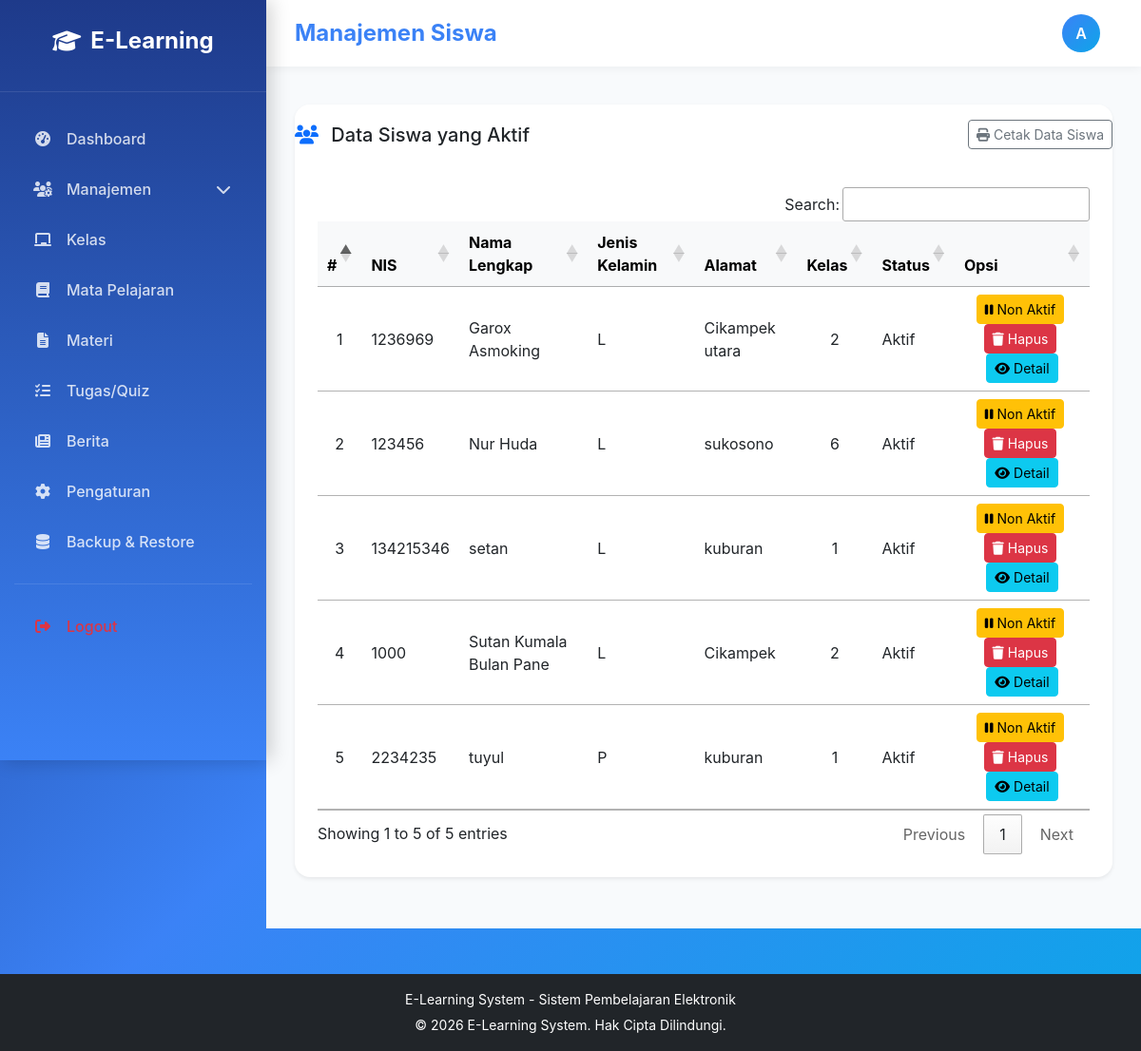
The app's page /admin/dashboard_new.php?page=siswa (signed in) with its own data.
### tables this page shows
CREATE TABLE `tb_siswa` (
  `id_siswa` int NOT NULL AUTO_INCREMENT,
  `nis` varchar(20) NOT NULL,
  `nama_lengkap` varchar(50) NOT NULL,
  `tempat_lahir` varchar(20) NOT NULL,
  `tgl_lahir` date NOT NULL,
  `jenis_kelamin` enum('L','P') NOT NULL,
  `agama` varchar(20) NOT NULL,
  `nama_ayah` varchar(50) NOT NULL,
  `nama_ibu` varchar(50) NOT NULL,
  `no_telp` varchar(15) NOT NULL,
  `email` varchar(100) NOT NULL,
  `alamat` mediumtext NOT NULL,
  `id_kelas` varchar(5) NOT NULL,
  `thn_masuk` int NOT NULL,
  `foto` varchar(100) DEFAULT NULL,
  `username` varchar(40) NOT NULL,
  `password` varchar(40) NOT NULL,
  `pass` varchar(40) NOT NULL,
  `status` enum('aktif','tidak aktif') NOT NULL,
  PRIMARY KEY (`id_siswa`)
);

CREATE TABLE `tb_kelas` (
  `id_kelas` int NOT NULL AUTO_INCREMENT,
  `nama_kelas` varchar(50) NOT NULL,
  `ruang` varchar(20) NOT NULL,
  `wali_kelas` int DEFAULT NULL,
  `ketua_kelas` int DEFAULT NULL,
  PRIMARY KEY (`id_kelas`)
);

### admin/inc/siswa_modal.php (the view, shortened to what this page needs)
<?php
if(@$_GET['action'] == 'hapus') {
    $id = @$_GET['id'];
    mysqli_query($db, "DELETE FROM tb_siswa WHERE id_siswa = '$id'") or die ($db->error);
    echo "<script>autoSuccess('Data berhasil dihapus!'); setTimeout(function(){ window.location='?page=siswa'; }, 1500);</script>";
} else if(@$_GET['action'] == 'nonaktifkan') {
    $id = @$_GET['id'];
    mysqli_query($db, "UPDATE tb_siswa SET status = 'tidak aktif' WHERE id_siswa = '$id'") or die ($db->error);
    echo "<script>autoSuccess('Siswa berhasil dinonaktifkan!'); setTimeout(function(){ window.location='?page=siswa'; }, 1500);</script>";
} else if(@$_SESSION['admin']) {
$IDkelas = @$_GET['IDkelas'];
$no = 1;
if(empty($IDkelas)) {
    $sql_siswa = mysqli_query($db, "SELECT * FROM tb_siswa JOIN tb_kelas ON tb_siswa.id_kelas = tb_kelas.id_kelas WHERE tb_siswa.status = 'aktif' ORDER BY tb_siswa.nama_lengkap") or die ($db->error);
} else {
    $sql_siswa = mysqli_query($db, "SELECT * FROM tb_siswa JOIN tb_kelas ON tb_siswa.id_kelas = tb_kelas.id_kelas WHERE tb_siswa.status = 'aktif' AND tb_siswa.id_kelas = '$IDkelas' ORDER BY tb_siswa.nama_lengkap") or die ($db->error);
}
?>
<div class="row mb-4">
    <div class="col-md-12">
        <div class="modern-card shadow-sm">
            <div class="card-header bg-white py-3">
                <div class="d-flex justify-content-between align-items-center">
                    <h5 class="card-title mb-0">
                        <i class="fas fa-users me-2 text-primary"></i>
                        <?php
                        if(empty($IDkelas)) {
                            echo 'Data Siswa yang Aktif';
                        } else {
                            $kelas_info = mysqli_fetch_array(mysqli_query($db, "SELECT * FROM tb_kelas WHERE id_kelas = '$IDkelas'"));
                            echo "Data Siswa Per Kelas " . $kelas_info['nama_kelas'] . " yang Aktif";
                        }
                        ?>
                    </h5>
                    <div>
                        <?php if(empty($IDkelas)): ?>
                            <a href="./laporan/cetak_print.php?data=siswa" target="_blank" class="btn btn-outline-secondary btn-sm">
                                <i class="fas fa-print"></i> Cetak Data Siswa
                            </a>
                        <?php else: ?>
                            <a href="?page=kelas" class="btn btn-warning btn-sm">
                                <i class="fas fa-arrow-left"></i> Kembali
                            </a>
                        <?php endif; ?>
                    </div>
                </div>
            </div>
            <div class="card-body p-4">
                <div class="table-responsive">
                    <table class="table table-hover align-middle" id="datasiswa" data-export="true">
                        <thead class="table-light">
                            <tr>
                                <th>#</th>
                                <th>NIS</th>
                                <th>Nama Lengkap</th>
                                <th>Jenis Kelamin</th>
                                <th>Alamat</th>
                                <th>Kelas</th>
                                <th>Status</th>
                                <th>Opsi</th>
                            </tr>
                        </thead>
                        <tbody>
                            <?php
                            if(mysqli_num_rows($sql_siswa) > 0) {
                                while($data_siswa = mysqli_fetch_array($sql_siswa)) { ?>
                                    <tr>
                                        <td align="center"><?php echo $no++; ?></td>
                                        <td><?php echo $data_siswa['nis']; ?></td>
                                        <td><?php echo $data_siswa['nama_lengkap']; ?></td>
                                        <td><?php echo $data_siswa['jenis_kelamin']; ?></td>
                                        <td><?php echo $data_siswa['alamat']; ?></td>
                                        <td align="center"><?php echo $data_siswa['nama_kelas']; ?></td>
                                        <td><?php echo ucfirst($data_siswa['status']); ?></td>
                                        <td align="center">
                                            <a href="?page=siswa&action=nonaktifkan&id=<?php echo $data_siswa['id_siswa']; ?>" class="btn btn-warning btn-sm me-1">
                                                <i class="fas fa-pause"></i> Non Aktif
                                            </a>
                                            <button class="btn btn-danger btn-sm me-1" onclick="confirmDelete('Yakin akan menghapus data?', '?page=siswa&action=hapus&id=<?php echo $data_siswa['id_siswa']; ?>')">
                                                <i class="fas fa-trash"></i> Hapus
                                            </button>
                                            <a href="?page=siswa&action=detail&IDsiswa=<?php echo $data_siswa['id_siswa']; ?>" class="btn btn-info btn-sm">
                                                <i class="fas fa-eye"></i> Detail
                                            </a>
                                        </td>
                                    </tr>
                                <?php
                                }
                            } ?>
                        </tbody>
                    </table>
                </div>
            </div>
        </div>
    </div>
</div>
<?php } ?>

### admin/dashboard_new.php (shortened to what this page needs)
<?php
include "koneksi.php";
if(@$_SESSION['admin']) {
    $sesi_id = @$_SESSION['admin'];
    $sql_terlogin = mysqli_query($db, "SELECT * FROM tb_admin WHERE id_admin = '$sesi_id'") or die ($db->error);
} else if(@$_SESSION['pengajar']) {
    $sesi_id = @$_SESSION['pengajar'];
    $level = "pengajar";
    $sql_terlogin = mysqli_query($db, "SELECT * FROM tb_pengajar WHERE id_pengajar = '$sesi_id'") or die ($db->error);
} else {
    echo "<script>window.location='index.php';</script>";
}
$data_terlogin = mysqli_fetch_array($sql_terlogin);
$page_titles = [
    '' => 'Dashboard',
    'pengajar' => 'Manajemen Pengajar',
    'siswaregistrasi' => 'Registrasi Siswa',
    'siswa' => 'Manajemen Siswa',
    'kelas' => 'Manajemen Kelas',
    'mapel' => 'Manajemen Mata Pelajaran',
    'materi' => 'Manajemen Materi',
    'quiz' => 'Manajemen Tugas/Quiz',
    'berita' => 'Manajemen Berita',
    'pengaturan' => 'Pengaturan',
    'backup' => 'Backup & Restore Database'
];
$current_page = isset($_GET['page']) ? $_GET['page'] : '';
$page_title = isset($page_titles[$current_page]) ? $page_titles[$current_page] : 'Halaman Tidak Ditemukan';
?>
<!DOCTYPE html>
<html lang="id">
<head>
    <link href="https://cdn.jsdelivr.net/npm/bootstrap@5.3.0/dist/css/bootstrap.min.css" rel="stylesheet">
    <link href="https://cdnjs.cloudflare.com/ajax/libs/font-awesome/6.4.0/css/all.min.css" rel="stylesheet">
    <link href="https://cdn.jsdelivr.net/npm/sweetalert2@11/dist/sweetalert2.min.css" rel="stylesheet">
    <link rel="stylesheet" type="text/css" href="https://cdn.datatables.net/1.13.7/css/jquery.dataTables.css">
    <link rel="stylesheet" type="text/css" href="https://cdn.datatables.net/buttons/2.4.2/css/buttons.dataTables.min.css">
</head>
<body>
    <aside class="modern-sidebar" id="sidebar">
        <div class="sidebar-header">
            <div class="sidebar-logo">
                <i class="fas fa-graduation-cap"></i>
                <span>E-Learning</span>
            </div>
        </div>
        <nav class="sidebar-nav">
            <div class="nav-item">
                <a href="./" class="nav-link <?php if(@$_GET['page'] == '') echo 'active'; ?>">
                    <i class="fas fa-tachometer-alt"></i>
                    <span>Dashboard</span>
                </a>
            </div>
            <?php if(@$_SESSION['admin']) { ?>
            <div class="nav-item">
                <a class="nav-link" data-bs-toggle="collapse" href="#manajemenMenu" role="button" aria-expanded="false" aria-controls="manajemenMenu">
                    <i class="fas fa-users-cog"></i>
                    <span>Manajemen</span>
                    <i class="fas fa-chevron-down ms-auto"></i>
                </a>
            </div>
            <?php } ?>
            <div class="nav-item">
                <a href="?page=kelas" class="nav-link <?php if(@$_GET['page'] == 'kelas') echo 'active'; ?>">
                    <i class="fas fa-chalkboard"></i>
                    <span>Kelas</span>
                </a>
            </div>
            <div class="nav-item">
                <a href="?page=mapel" class="nav-link <?php if(@$_GET['page'] == 'mapel') echo 'active'; ?>">
                    <i class="fas fa-book"></i>
                    <span>Mata Pelajaran</span>
                </a>
            </div>
            <div class="nav-item">
                <a href="?page=materi" class="nav-link <?php if(@$_GET['page'] == 'materi') echo 'active'; ?>">
                    <i class="fas fa-file-alt"></i>
                    <span>Materi</span>
                </a>
            </div>
            <div class="nav-item">
                <a href="?page=quiz" class="nav-link <?php if(@$_GET['page'] == 'quiz') echo 'active'; ?>">
                    <i class="fas fa-tasks"></i>
                    <span>Tugas/Quiz</span>
                </a>
            </div>
            <div class="nav-item">
                <a href="?page=berita" class="nav-link <?php if(@$_GET['page'] == 'berita') echo 'active'; ?>">
                    <i class="fas fa-newspaper"></i>
                    <span>Berita</span>
                </a>
            </div>
            <div class="nav-item">
                <a href="?page=pengaturan" class="nav-link <?php if(@$_GET['page'] == 'pengaturan') echo 'active'; ?>">
                    <i class="fas fa-cog"></i>
                    <span>Pengaturan</span>
                </a>
            </div>
            <div class="nav-item">
                <a href="?page=backup" class="nav-link <?php if(@$_GET['page'] == 'backup') echo 'active'; ?>">
                    <i class="fas fa-database"></i>
                    <span>Backup & Restore</span>
                </a>
            </div>
            <div class="nav-divider"></div>
            <div class="nav-item">
                <a href="./inc/logout.php" class="nav-link text-danger" onclick="return confirmLogout();">
                    <i class="fas fa-sign-out-alt"></i>
                    <span>Logout</span>
                </a>
            </div>
        </nav>
    </aside>
    <main class="main-content">
        <nav class="modern-navbar">
            <div class="navbar-brand">
                <?php echo $page_title; ?>
            </div>
            <div class="navbar-user">
                <div class="dropdown">
                    <button class="btn btn-link text-decoration-none" type="button" id="userDropdownBtn" data-bs-toggle="dropdown" aria-expanded="false">
                        <div class="user-avatar">
                            <?php echo strtoupper(substr($data_terlogin['username'], 0, 1)); ?>
                        </div>
                    </button>
                </div>
            </div>
        </nav>
        <div class="content-area">
            <?php
            if(@$_GET['page'] == '') {
                include "inc/dashboard.php";
            } else if(@$_GET['page'] == 'pengajar') {
                include "inc/pengajar_modal.php";
            } else if(@$_GET['page'] == 'siswaregistrasi') {
                include "inc/siswaregistrasi.php";
            } else if(@$_GET['page'] == 'siswa') {
                include "inc/siswa_modal.php";
            } else if(@$_GET['page'] == 'kelas') {
                include "inc/kelas_modal.php";
            } else if(@$_GET['page'] == 'mapel') {
                include "inc/mapel_modal.php";
            } else if(@$_GET['page'] == 'quiz') {
                if(@$_GET['action'] == 'buatsoal') {
                    include "inc/buat_soal.php";
                } else if(@$_GET['action'] == 'daftarsoal') {
                    include "inc/daftar_soal.php";
                } else if(@$_GET['action'] == 'lihatsoal') {
                    include "inc/lihat_soal.php";
                } else if(@$_GET['action'] == 'tambahpilgan') {
                    include "inc/tambah_pilgan.php";
                } else if(@$_GET['action'] == 'tambahessay') {
                    include "inc/tambah_essay.php";
                } else if(@$_GET['action'] == 'pesertakoreksi') {
                    include "inc/peserta_koreksi.php";
                } else if(@$_GET['action'] == 'koreksi') {
                    include "inc/koreksi.php";
                } else {
                    include "inc/quiz_modal.php";
                }
            } else if(@$_GET['page'] == 'materi') {
                include "inc/materi_modal.php";
            } else if(@$_GET['page'] == 'berita') {
                include "inc/berita_modal.php";
            } else if(@$_GET['page'] == 'pengaturan') {
                include "inc/pengaturan_sweet.php";
            } else if(@$_GET['page'] == 'backup') {
                include "inc/backup_restore.php";
            } else {
                echo '<div class="alert alert-danger"><i class="fas fa-exclamation-triangle"></i> Halaman tidak ditemukan!</div>';
            }
            ?>
        </div>
    </main>
    <footer class="bg-dark text-white py-3 mt-5">
        <div class="container">
            <div class="row">
                <div class="col-12 text-center">
                    <small class="d-block mb-1">E-Learning System - Sistem Pembelajaran Elektronik</small>
                    <small>&copy; <?php echo date('Y')?> E-Learning System. Hak Cipta Dilindungi.</small>
                </div>
            </div>
        </div>
    </footer>
</body>
</html>

### records on screen
tb_siswa: nis "1236969", nama_lengkap "Garox Asmoking", jenis_kelamin "L", alamat "Cikampek utara", id_kelas.nama_kelas "2", status "Aktif"
tb_siswa: nis "123456", nama_lengkap "Nur Huda", jenis_kelamin "L", alamat "sukosono", id_kelas.nama_kelas "6", status "Aktif"
tb_siswa: nis "134215346", nama_lengkap "setan", jenis_kelamin "L", alamat "kuburan", id_kelas.nama_kelas "1", status "Aktif"
tb_siswa: nis "1000", nama_lengkap "Sutan Kumala Bulan Pane", jenis_kelamin "L", alamat "Cikampek", id_kelas.nama_kelas "2", status "Aktif"
tb_siswa: nis "2234235", nama_lengkap "tuyul", jenis_kelamin "P", alamat "kuburan", id_kelas.nama_kelas "1", status "Aktif"

### other values on screen
$page_title "Manajemen Siswa"
substr($data_terlogin['username'], 0, 1) "A"
